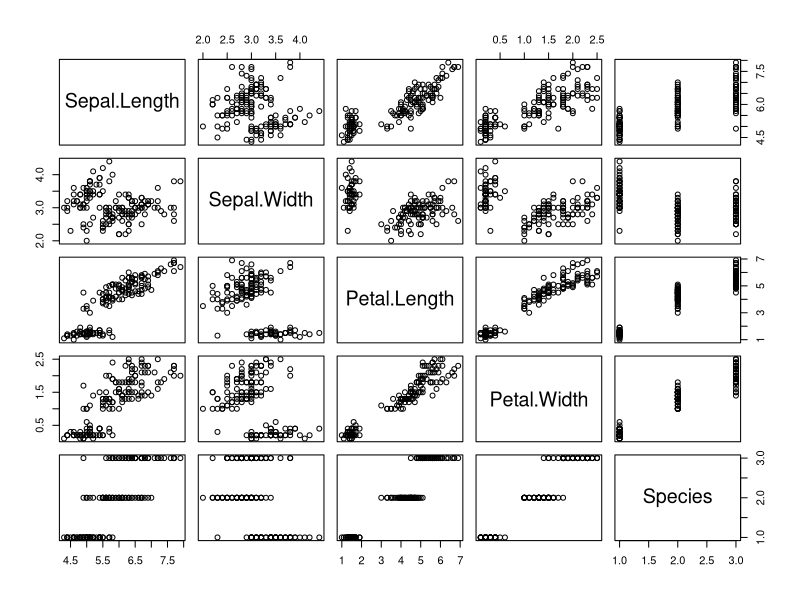
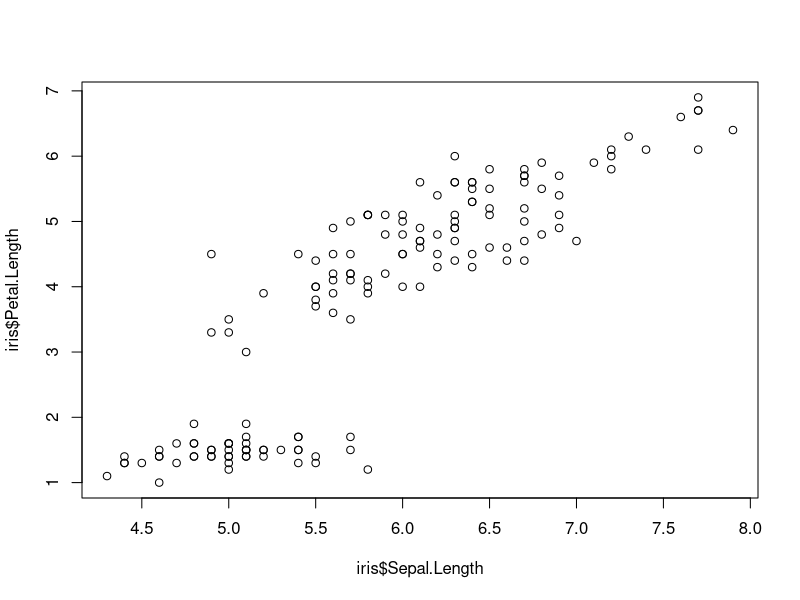
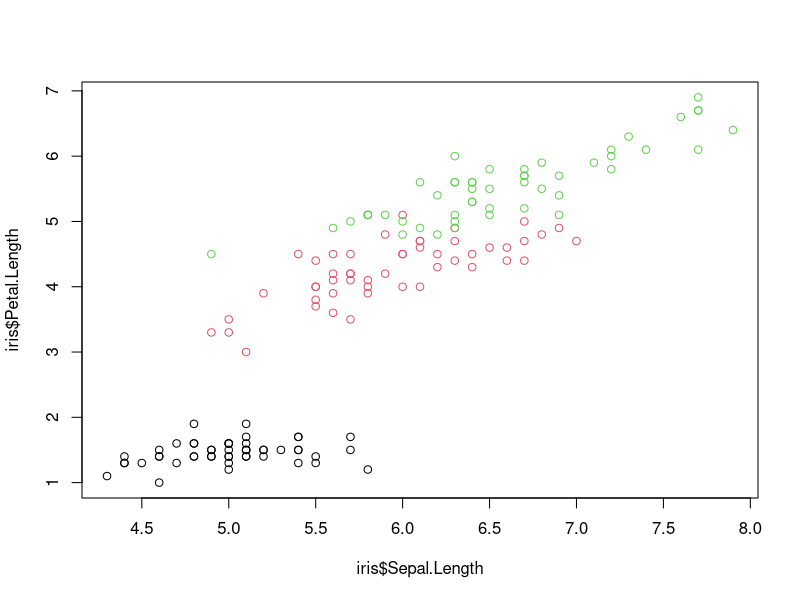
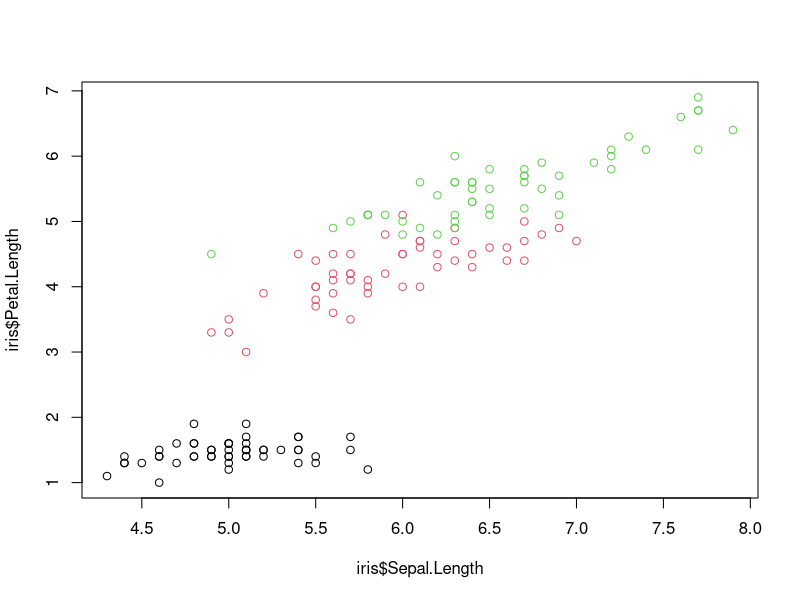
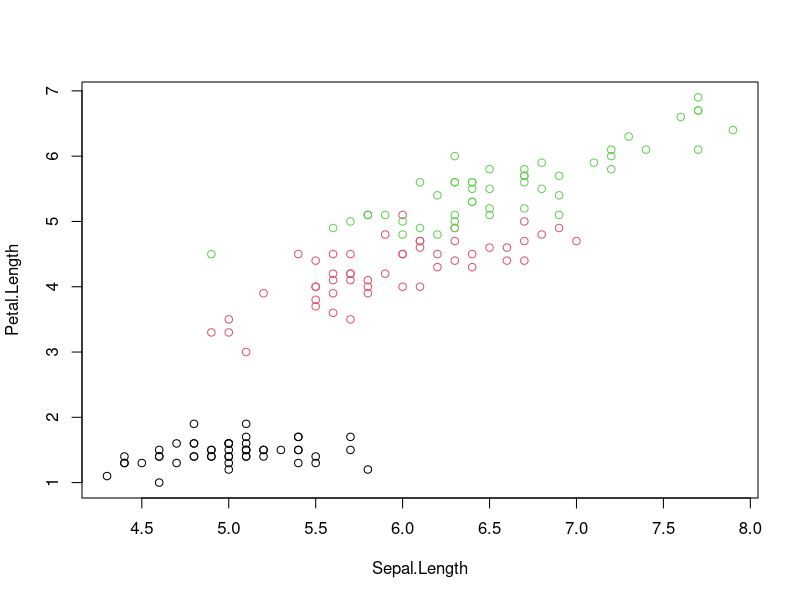
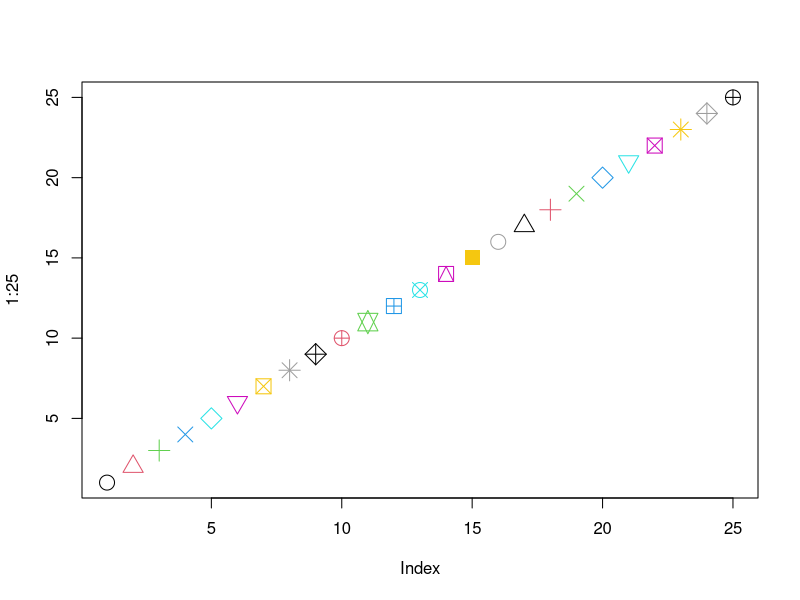
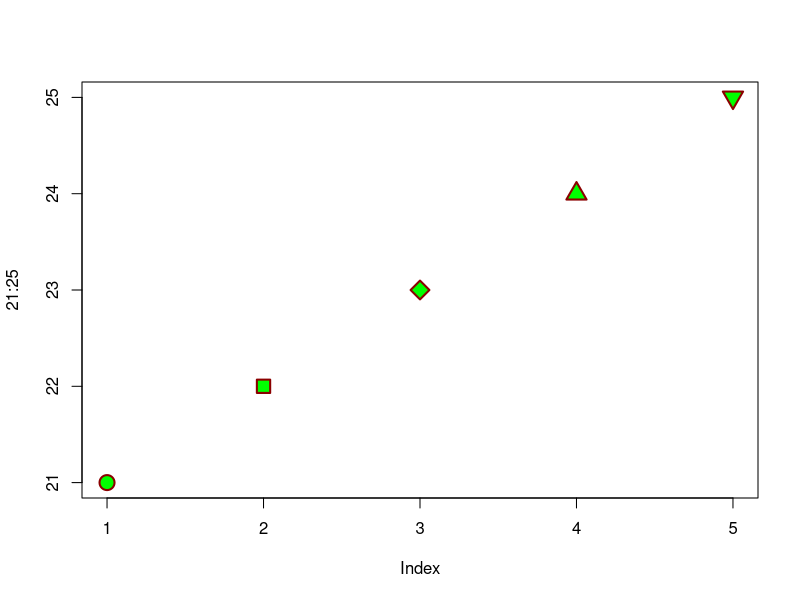
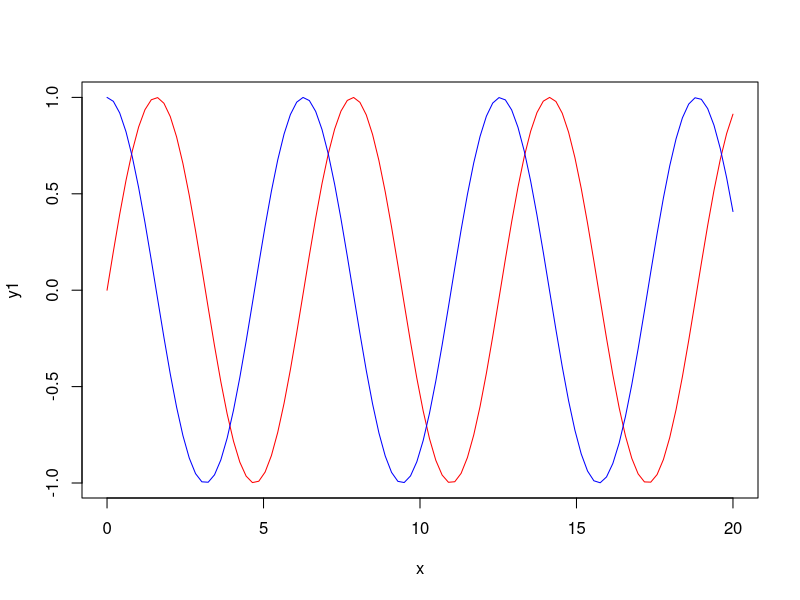

The R source for these figures, in order:
## ---- chunk 1
library("knitr")
library("dplyr")
library("ggplot2")
library("readr")
library("lubridate")
knitr::opts_chunk$set(echo = TRUE, eval=TRUE, comment="")
## ---- chunk 2
plot(iris)
## ---- chunk 3
plot(iris$Sepal.Length, iris$Petal.Length)
## ---- chunk 4
plot(iris$Sepal.Length, iris$Petal.Length,
     col=iris$Species)
## ---- chunk 5
plot(iris$Sepal.Length, iris$Petal.Length, 
     col=iris$Species)
## ---- chunk 6
with(iris, plot(Sepal.Length, Petal.Length, 
                col=Species))
## ---- chunk 7
plot(1:25, col=1:25, pch=1:15, cex=2)
## ---- chunk 8
plot(21:25, col="darkred", pch=21:25, cex=2, bg="green", lwd=2)
## ---- chunk 9
x <- seq(0, 20, length.out=100)
y1 <- sin(x)
y2 <- cos(x)
plot(x, y1, type="l", col="red")
lines(x, y2, col="blue")
## ---- chunk 10
x <- seq(0, 20, length.out=100)
plot(x, sin(x), type="l", col="red", lwd=3, lty="dotted")
lines(x, cos(x), col="blue", lwd=2, lty="dashed")
## ---- chunk 11
plot(iris$Sepal.Length, iris$Petal.Length, xlim=c(0, 8), ylim=c(2,8),
     col=iris$Species, pch=16,
     xlab="Sepal Length (cm)", ylab="Petal Length (cm)", main="Iris Data",
     las = 1)
## ---- chunk 12
mycolors <- c("blue", "red", "cyan")
plot(iris$Sepal.Length, iris$Petal.Length, xlim=c(0, 8), ylim=c(2,8),
     col=mycolors[iris$Species], pch = 16,
     xlab="Sepal Length (cm)", ylab="Petal Length (cm)", main="Iris Data",
     las = 1)
legend("topleft", legend=c("Iris setosa", "Iris versicolor", "Iris virginica"),
  col=mycolors, pch=16)
## ---- chunk 13

## ---- chunk 14

## ---- chunk 15
library(ggplot2)
data(iris) 

# define a theme with  user-specified font sizes
figure_theme <- theme(
  axis.text    = element_text(size = 12),
  axis.title   = element_text(size = 12, face = "bold"),
  legend.title = element_text(size = 12, face = "bold"),
  legend.text  = element_text(size = 12))

# ggplots can be stored in a variable
p <- iris |> 
  ggplot(aes(Petal.Length, Petal.Width, colour = Species)) +  
  geom_point() + figure_theme
## ---- chunk 16
print(p)
## ---- chunk 17
radiation <- read.csv("../data/radiation.csv")
radiation$Date <- as.Date(radiation$date)
## ---- chunk 18
plot(radiation$Date, radiation$rad)
## ---- chunk 19
as.Date("11.03.2015", format="%d.%m.%Y")
## ---- chunk 20
radiation$year <- format(radiation$Date, "%Y")
radiation$month <- format(radiation$Date, "%m")
radiation$doy <- format(radiation$Date, "%j")
radiation$weekday <- format(radiation$Date, "%u")

head(radiation)
## ---- chunk 21
yearmax <- aggregate(
  list(rad = radiation$rad),
  list(year = radiation$year),
  max)

monmean <- aggregate(
  list(radiation = radiation$rad),
  list(year = radiation$year, month = radiation$month),
  mean)
## ---- chunk 22
par(mfrow=c(1,2), las=1)
boxplot(rad ~ year, data = radiation)
boxplot(rad ~ month, data = radiation)
## ---- chunk 23
x <- rnorm(100)
par(mfrow=c(2,2))
plot(x)
hist(x)
qqnorm(x)
boxplot(x)
## ---- chunk 24
require(lattice)
data(iris)
xyplot(Sepal.Length ~ Sepal.Width|Species, data=iris, layout=c(3,1))
## ---- chunk 25
library(ggplot2)
data(iris)
ggplot(iris, aes(Sepal.Length, Sepal.Width, color = factor(Species))) + 
  geom_point() + 
  stat_smooth(method = "lm")
## ---- chunk 26
library("dplyr")
library("lubridate")
library("ggplot2")
read.csv("../data/radiation.csv") |>
  mutate(year=year(date), doy=yday(date)) |>
  ggplot(aes(doy, rad)) + geom_line() + facet_wrap(. ~ year)

